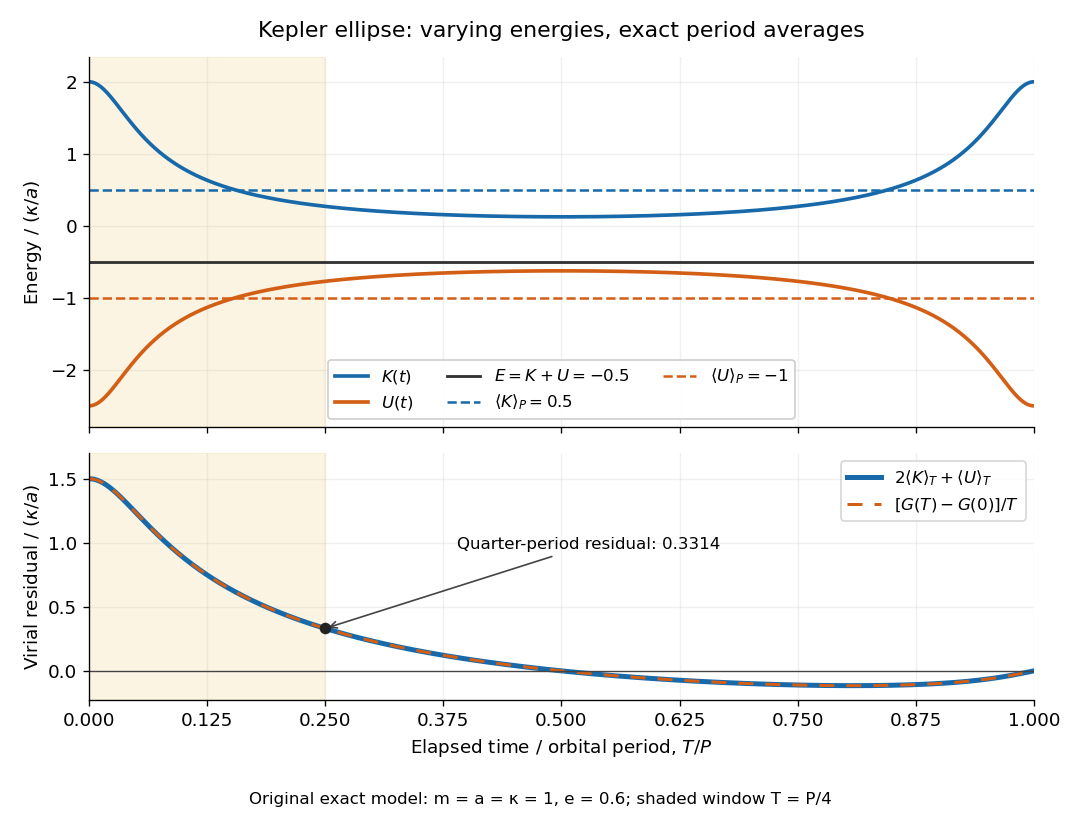

Write Python code to recreate this figure.
"""Exact two-body Kepler energies; Python 3.14, NumPy 2.3.5, Matplotlib 3.10.7."""

from pathlib import Path

import matplotlib.pyplot as plt
import numpy as np


def main():
    # Units: reduced mass m = semimajor axis a = coupling kappa = 1.
    eccentricity = 0.6
    phase = np.linspace(0.0, 1.0, 2401)
    mean_anomaly = 2 * np.pi * phase
    anomaly = mean_anomaly.copy()
    for _ in range(12):
        anomaly -= (anomaly - eccentricity * np.sin(anomaly) - mean_anomaly) / (
            1 - eccentricity * np.cos(anomaly)
        )
    radius = 1 - eccentricity * np.cos(anomaly)
    kinetic = 1 / radius - 0.5
    potential = -1 / radius
    # Integrate analytically using dt = (1 - e cos eta) d eta.
    residual = np.empty_like(phase)
    residual[0] = eccentricity / (1 - eccentricity)
    residual[1:] = eccentricity * np.sin(anomaly[1:]) / mean_anomaly[1:]
    boundary = np.empty_like(phase)
    boundary[0] = residual[0]
    boundary[1:] = (eccentricity * np.sin(anomaly[1:])) / (2 * np.pi * phase[1:])

    plt.rcParams.update({"font.size": 11, "axes.spines.top": False, "axes.spines.right": False})
    fig, (energy_ax, residual_ax) = plt.subplots(
        2, 1, figsize=(9, 6.8), sharex=True, gridspec_kw={"height_ratios": [1.5, 1]}
    )
    fig.patch.set_facecolor("white")
    energy_ax.plot(phase, kinetic, color="#1769aa", lw=2.2, label=r"$K(t)$")
    energy_ax.plot(phase, potential, color="#d35f16", lw=2.2, label=r"$U(t)$")
    energy_ax.axhline(-0.5, color="#333333", lw=1.7, label=r"$E=K+U=-0.5$")
    energy_ax.axhline(0.5, color="#1769aa", ls="--", lw=1.5, label=r"$\langle K\rangle_P=0.5$")
    energy_ax.axhline(-1, color="#d35f16", ls="--", lw=1.5, label=r"$\langle U\rangle_P=-1$")
    energy_ax.set_ylabel(r"Energy / $(\kappa/a)$")
    energy_ax.set_ylim(-2.8, 2.35)
    energy_ax.legend(loc="lower center", ncol=3, fontsize=10, framealpha=0.96)
    energy_ax.set_title("Kepler ellipse: varying energies, exact period averages", pad=12)

    residual_ax.plot(phase, residual, color="#1769aa", lw=3,
                     label=r"$2\langle K\rangle_T+\langle U\rangle_T$")
    residual_ax.plot(phase, boundary, color="#d35f16", ls=(0, (5, 4)), lw=1.8,
                     label=r"$[G(T)-G(0)]/T$")
    residual_ax.axhline(0, color="#444444", lw=0.8)
    quarter = len(phase) // 4
    residual_ax.scatter([0.25], [residual[quarter]], s=35, color="#222222", zorder=5)
    residual_ax.annotate(f"Quarter-period residual: {residual[quarter]:.4f}",
                         xy=(0.25, residual[quarter]), xytext=(0.39, 0.95),
                         arrowprops={"arrowstyle": "->", "color": "#444444"}, fontsize=10)
    residual_ax.set_ylabel(r"Virial residual / $(\kappa/a)$")
    residual_ax.set_xlabel(r"Elapsed time / orbital period, $T/P$")
    residual_ax.set_ylim(-0.23, 1.7)
    residual_ax.legend(loc="upper right", fontsize=10)
    for ax in (energy_ax, residual_ax):
        ax.set_facecolor("white")
        ax.axvspan(0, 0.25, color="#f4dfa5", alpha=0.32, zorder=0)
        ax.set_xlim(0, 1)
        ax.set_xticks(np.arange(0, 1.01, 0.125))
        ax.grid(alpha=0.18)
    fig.text(0.5, 0.015, "Original exact model: m = a = κ = 1, e = 0.6; shaded window T = P/4",
             ha="center", fontsize=10)
    fig.tight_layout(rect=(0, 0.045, 1, 1))
    fig.savefig(Path(__file__).stem + ".png", dpi=120, facecolor="white", transparent=False)
    plt.close(fig)


if __name__ == "__main__":
    main()
